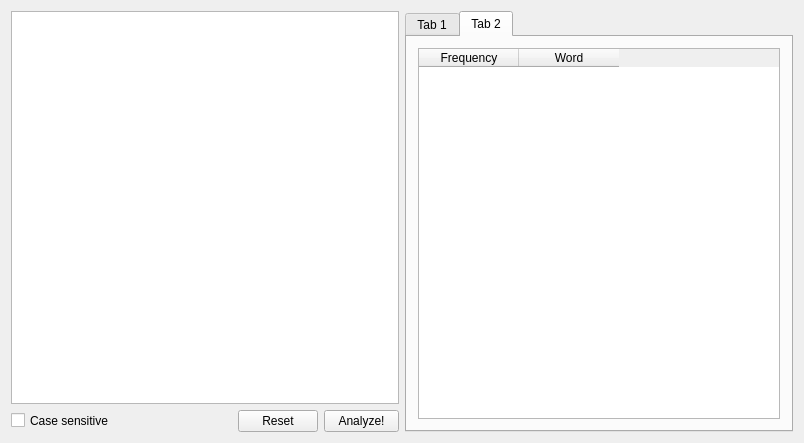
<?xml version="1.0" encoding="UTF-8"?>
<ui version="4.0">
 <class>Widget</class>
 <widget class="QWidget" name="Widget">
  <property name="geometry">
   <rect>
    <x>0</x>
    <y>0</y>
    <width>804</width>
    <height>443</height>
   </rect>
  </property>
  <property name="sizePolicy">
   <sizepolicy hsizetype="Preferred" vsizetype="Preferred">
    <horstretch>1</horstretch>
    <verstretch>1</verstretch>
   </sizepolicy>
  </property>
  <property name="windowTitle">
   <string>Widget</string>
  </property>
  <layout class="QGridLayout" name="gridLayout">
   <item row="0" column="0">
    <layout class="QHBoxLayout" name="horizontalLayout_2" stretch="1,1">
     <item>
      <layout class="QVBoxLayout" name="verticalLayout" stretch="1,0">
       <item>
        <widget class="QTextEdit" name="textEdit">
         <property name="sizePolicy">
          <sizepolicy hsizetype="Expanding" vsizetype="Expanding">
           <horstretch>1</horstretch>
           <verstretch>1</verstretch>
          </sizepolicy>
         </property>
         <property name="minimumSize">
          <size>
           <width>256</width>
           <height>192</height>
          </size>
         </property>
         <property name="maximumSize">
          <size>
           <width>1000000</width>
           <height>1000000</height>
          </size>
         </property>
        </widget>
       </item>
       <item>
        <layout class="QHBoxLayout" name="horizontalLayout" stretch="0,1,0,0">
         <item>
          <widget class="QCheckBox" name="case_sensitive_checkBox">
           <property name="maximumSize">
            <size>
             <width>150</width>
             <height>17</height>
            </size>
           </property>
           <property name="text">
            <string>Case sensitive</string>
           </property>
          </widget>
         </item>
         <item>
          <spacer name="horizontalSpacer">
           <property name="maximumSize">
            <size>
             <width>75</width>
             <height>20</height>
            </size>
           </property>
           <property name="orientation">
            <enum>Qt::Horizontal</enum>
           </property>
           <property name="sizeHint" stdset="0">
            <size>
             <width>40</width>
             <height>17</height>
            </size>
           </property>
          </spacer>
         </item>
         <item>
          <widget class="QPushButton" name="resetButton">
           <property name="text">
            <string>Reset</string>
           </property>
          </widget>
         </item>
         <item>
          <widget class="QPushButton" name="analyzeButton">
           <property name="maximumSize">
            <size>
             <width>75</width>
             <height>23</height>
            </size>
           </property>
           <property name="text">
            <string>Analyze!</string>
           </property>
          </widget>
         </item>
        </layout>
       </item>
      </layout>
     </item>
     <item>
      <widget class="QTabWidget" name="tabWidget">
       <property name="sizePolicy">
        <sizepolicy hsizetype="Expanding" vsizetype="Expanding">
         <horstretch>1</horstretch>
         <verstretch>1</verstretch>
        </sizepolicy>
       </property>
       <property name="minimumSize">
        <size>
         <width>127</width>
         <height>225</height>
        </size>
       </property>
       <property name="maximumSize">
        <size>
         <width>100000</width>
         <height>100000</height>
        </size>
       </property>
       <property name="currentIndex">
        <number>1</number>
       </property>
       <widget class="QWidget" name="tab">
        <property name="sizePolicy">
         <sizepolicy hsizetype="Expanding" vsizetype="Expanding">
          <horstretch>1</horstretch>
          <verstretch>1</verstretch>
         </sizepolicy>
        </property>
        <attribute name="title">
         <string>Tab 1</string>
        </attribute>
        <layout class="QHBoxLayout" name="horizontalLayout_3">
         <item>
          <widget class="QTextEdit" name="textStatsOutput">
           <property name="sizePolicy">
            <sizepolicy hsizetype="Expanding" vsizetype="Expanding">
             <horstretch>1</horstretch>
             <verstretch>1</verstretch>
            </sizepolicy>
           </property>
           <property name="readOnly">
            <bool>true</bool>
           </property>
          </widget>
         </item>
        </layout>
       </widget>
       <widget class="QWidget" name="tab_2">
        <property name="sizePolicy">
         <sizepolicy hsizetype="Expanding" vsizetype="Expanding">
          <horstretch>1</horstretch>
          <verstretch>1</verstretch>
         </sizepolicy>
        </property>
        <attribute name="title">
         <string>Tab 2</string>
        </attribute>
        <layout class="QHBoxLayout" name="horizontalLayout_4">
         <item>
          <widget class="QTableWidget" name="textStatsTable">
           <property name="sizePolicy">
            <sizepolicy hsizetype="Expanding" vsizetype="Expanding">
             <horstretch>1</horstretch>
             <verstretch>1</verstretch>
            </sizepolicy>
           </property>
           <column>
            <property name="text">
             <string>Frequency</string>
            </property>
           </column>
           <column>
            <property name="text">
             <string>Word</string>
            </property>
           </column>
          </widget>
         </item>
        </layout>
       </widget>
      </widget>
     </item>
    </layout>
   </item>
  </layout>
 </widget>
 <layoutdefault spacing="6" margin="11"/>
 <resources/>
 <connections/>
</ui>
